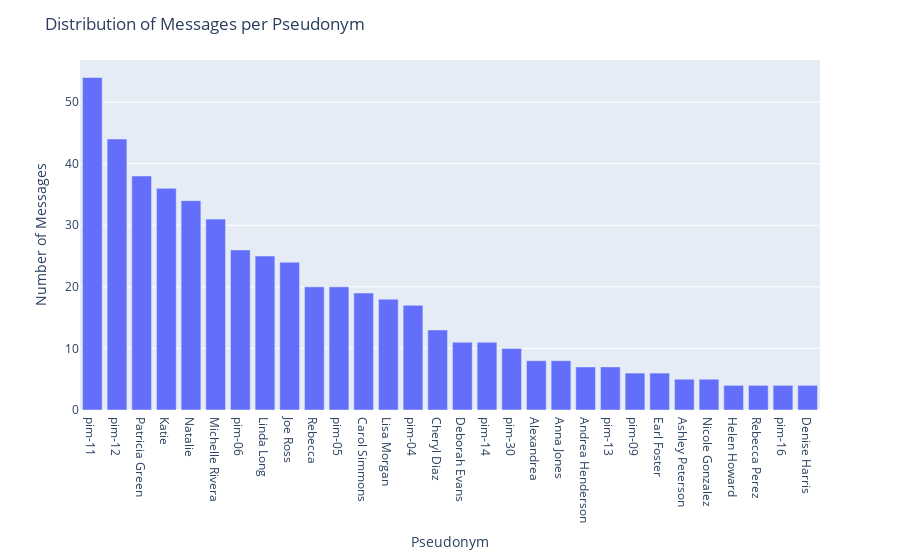

Here is the notebook cell this chart was saved with:
### Code cell
message_counts = data['pseudonym'].value_counts()[:30]

# Create a bar chart using Plotly Express
fig = px.bar(x=message_counts.index, y=message_counts.values, labels={'x': 'Pseudonym', 'y': 'Number of Messages'})
fig.update_layout(title='Distribution of Messages per Pseudonym')
fig.show()

### Figure 1 — Plotly figure (JSON) as saved in the notebook; plotly's stock layout.template omitted (floating-point values rounded to 4 significant figures)
{"data": [{"alignmentgroup": "True", "hovertemplate": "Pseudonym=%{x}<br>Number of Messages=%{y}<extra></extra>", "legendgroup": "", "marker": {"color": "#636efa", "pattern": {"shape": ""}}, "name": "", "offsetgroup": "", "orientation": "v", "showlegend": false, "textposition": "auto", "type": "bar", "x": ["pim-11", "pim-12", "Patricia Green", "Katie", "Natalie", "Michelle Rivera", "pim-06", "Linda Long", "Joe Ross", "Rebecca", "pim-05", "Carol Simmons", "Lisa Morgan", "pim-04", "Cheryl Diaz", "Deborah Evans", "pim-14", "pim-30", "Alexandrea", "Anna Jones", "Andrea Henderson", "pim-13", "pim-09", "Earl Foster", "Ashley Peterson", "Nicole Gonzalez", "Helen Howard", "Rebecca Perez", "pim-16", "Denise Harris"], "xaxis": "x", "y": [54, 44, 38, 36, 34, 31, 26, 25, 24, 20, 20, 19, 18, 17, 13, 11, 11, 10, 8, 8, 7, 7, 6, 6, 5, 5, 4, 4, 4, 4], "yaxis": "y"}], "layout": {"barmode": "relative", "legend": {"tracegroupgap": 0}, "margin": {"t": 60}, "title": {"text": "Distribution of Messages per Pseudonym"}, "xaxis": {"anchor": "y", "domain": [0, 1], "title": {"text": "Pseudonym"}}, "yaxis": {"anchor": "x", "domain": [0, 1], "title": {"text": "Number of Messages"}}}}
